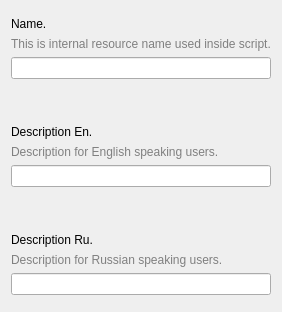
  <widget class="QWizardPage" name="wizardPage1">
   <property name="title">
    <string>Name.</string>
   </property>
   <property name="subTitle">
    <string>Select resource internal name and description.</string>
   </property>
   <layout class="QVBoxLayout" name="verticalLayout" stretch="1,0,0,0,0,0,0,0,0,0,0,0,2">
    <property name="spacing">
     <number>6</number>
    </property>
    <item>
     <widget class="QWidget" name="widget" native="true"/>
    </item>
    <item>
     <widget class="QLabel" name="label">
      <property name="text">
       <string>Name.</string>
      </property>
     </widget>
    </item>
    <item>
     <widget class="QLabel" name="label_2">
      <property name="styleSheet">
       <string notr="true">*{color:gray}</string>
      </property>
      <property name="text">
       <string>This is internal resource name used inside script.</string>
      </property>
     </widget>
    </item>
    <item>
     <widget class="QLineEdit" name="Name"/>
    </item>
    <item>
     <spacer name="verticalSpacer_5">
      <property name="orientation">
       <enum>Qt::Vertical</enum>
      </property>
      <property name="sizeType">
       <enum>QSizePolicy::Fixed</enum>
      </property>
      <property name="sizeHint" stdset="0">
       <size>
        <width>20</width>
        <height>40</height>
       </size>
      </property>
     </spacer>
    </item>
    <item>
     <widget class="QLabel" name="label_3">
      <property name="text">
       <string>Description En.</string>
      </property>
     </widget>
    </item>
    <item>
     <widget class="QLabel" name="label_4">
      <property name="styleSheet">
       <string notr="true">*{color:gray}</string>
      </property>
      <property name="text">
       <string>Description for English speaking users.</string>
      </property>
     </widget>
    </item>
    <item>
     <widget class="QLineEdit" name="DescriptionEn"/>
    </item>
    <item>
     <spacer name="verticalSpacer_17">
      <property name="orientation">
       <enum>Qt::Vertical</enum>
      </property>
      <property name="sizeType">
       <enum>QSizePolicy::Fixed</enum>
      </property>
      <property name="sizeHint" stdset="0">
       <size>
        <width>20</width>
        <height>40</height>
       </size>
      </property>
     </spacer>
    </item>
    <item>
     <widget class="QLabel" name="label_5">
      <property name="text">
       <string>Description Ru.</string>
      </property>
     </widget>
    </item>
    <item>
     <widget class="QLabel" name="label_6">
      <property name="styleSheet">
       <string notr="true">*{color:gray}</string>
      </property>
      <property name="text">
       <string>Description for Russian speaking users.</string>
      </property>
     </widget>
    </item>
    <item>
     <widget class="QLineEdit" name="DescripnionRu"/>
    </item>
    <item>
     <widget class="QWidget" name="widget_4" native="true"/>
    </item>
   </layout>
  </widget>
